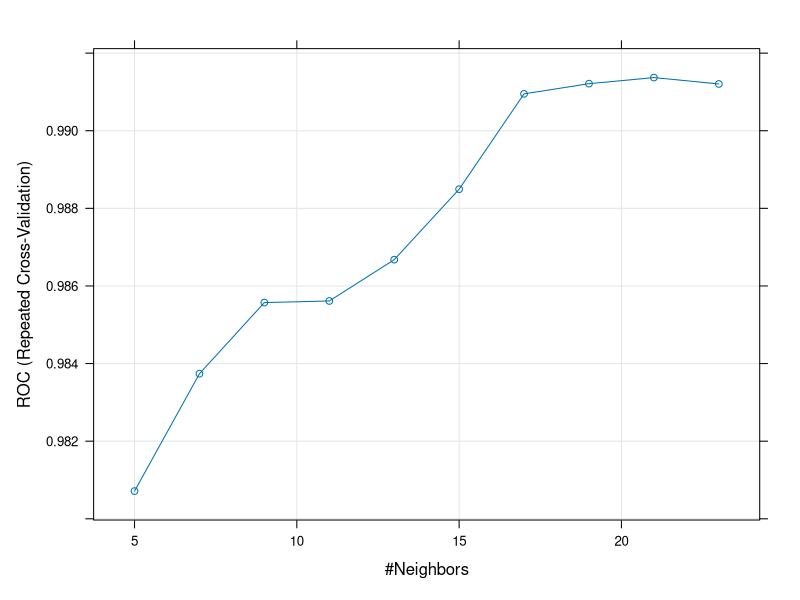

This chart was generated by the following R code: (Note: this script raises an error after producing the figure.)
## ---- chunk 1
set.seed(12345)
## ---- chunk 2
library(caret)
library(e1071)
library(ROCR)
## ---- chunk 3
train <-read.csv("data/breast_cancer_training.csv", header = TRUE)
validation <- read.csv("data/breast_cancer_testing.csv", header = TRUE)
train <- train[,2:11]
train_outcome <- sapply(train$Outcome, function(x) if (x > 3) {"M"} else {"B"})
train <- cbind(train, train_outcome)
train <- train[,-10]
validation <- validation[,2:11]
validation_outcome <- sapply(validation$Outcome, function(x) if (x > 3) {"M"} else {"B"})
validation <- cbind(validation, validation_outcome)
validation <- validation[,-10]
## ---- chunk 4
trc = trainControl(method = "repeatedcv",
                 number = 10, # k-fold
                 repeats = 3,
                 classProbs = TRUE,
                 summaryFunction = twoClassSummary)

model1 <- train(train_outcome~. , data = train, method = "knn",
                trControl = trc,
                metric = "ROC",
                tuneLength = 10)

model1
## ---- chunk 5
plot(model1)
## ---- chunk 6
# Validation
valid_pred <- predict(model1, validation, type = "prob")
valid_pred2 <- predict(model1, newdata=validation)

#Storing Model Performance Scores using library ROCR
predicted_values <-prediction(valid_pred[,2],validation$validation_outcome)
## ---- chunk 7
perf_val <- performance(predicted_values, "auc")
perf_val
## ---- chunk 8
perf_val <- performance(predicted_values, "tpr", "fpr")
plot(perf_val, col = "green", lwd = 1.5)
## ---- chunk 9
confusionMatrix(valid_pred2, validation$validation_outcome)
